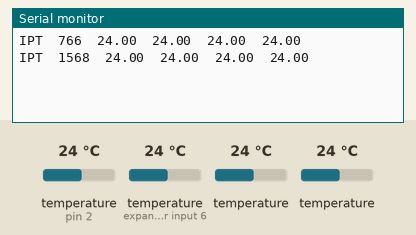
This sketch was run on a simulated Arduino Nano, built with avr-gcc and run on an emulated ATmega328P. On the bench: the last lines printed to the serial monitor. The test bench sets the inputs (shaded band); at power-on: temperature (sensors on pin 2, expander input 6) 24 °C, temperature 24 °C.

Above: at 2.3 s.
2.4 s: temperature (sensor on pin 2) set to 12 °C
At 3.0 s:
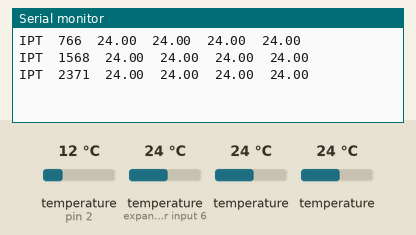
3.9 s: temperature (sensor on expander input 6) set to 12 °C
At 4.6 s:
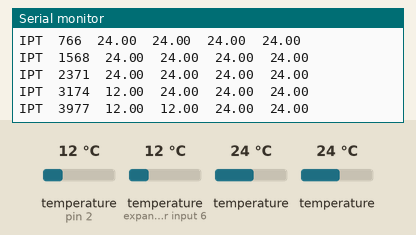
5.4 s: temperature (sensor 202) set to 12 °C
At 6.2 s:
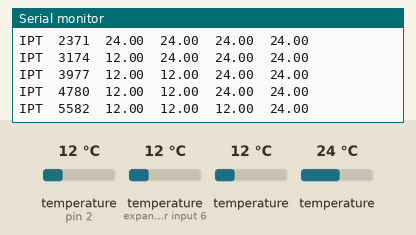
6.9 s: temperature (sensor 302) set to 12 °C
At 7.8 s:
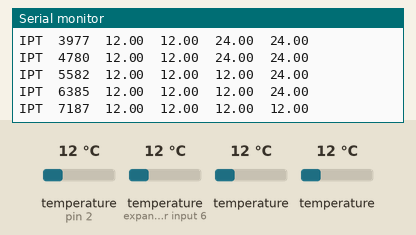
8.4 s: temperature (sensor on pin 2) set to 19 °C
At 9.4 s:
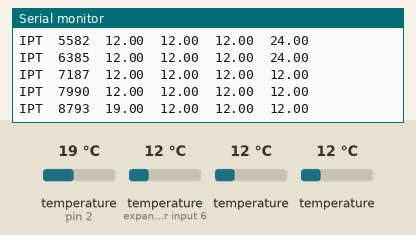
9.9 s: temperature (sensor on expander input 6) set to 19 °C
At 10.9 s:
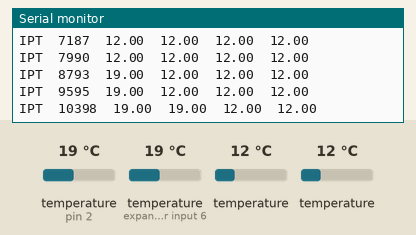
Timing chart, 0 to 12.4 s (numbered marks = the images above; inputs shaded):
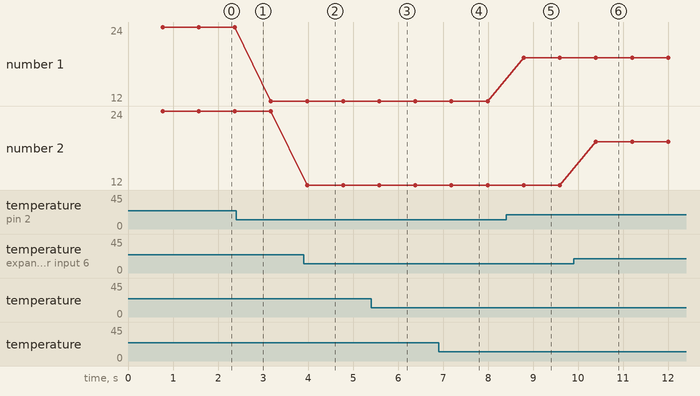

Measured:
- after the input at 3.9 s, the serial monitor: prints a new line after 0.08 s (image 2)
- after the input at 5.4 s, the serial monitor: prints a new line after 0.18 s (image 3)
- after the input at 6.9 s, the serial monitor: prints a new line after 0.29 s (image 4)
- after the input at 8.4 s, the serial monitor: prints a new line after 0.39 s (image 5)
- after the input at 9.9 s, the serial monitor: prints a new line after 0.50 s (image 6)
- plotted number 1: 24 → 12 after the input at 2.4 s, 12 → 19 after the input at 8.4 s

The sketch:

ds18b20-mult.ino
```cpp
// Get 1-wire Library here: http://www.pjrc.com/teensy/td_libs_OneWire.html
#include <OneWire.h>

//Get DallasTemperature Library here:  http://milesburton.com/Main_Page?title=Dallas_Temperature_Control_Library
#include <DallasTemperature.h>

/*-----( Declare Constants and Pin Numbers )-----*/
#define ONE_WIRE_BUS_PIN 2

/*-----( Declare objects )-----*/
// Setup a oneWire instance to communicate with any OneWire devices
OneWire oneWire(ONE_WIRE_BUS_PIN);

// Pass our oneWire reference to Dallas Temperature.
DallasTemperature sensors(&oneWire);

/*-----( Declare Variables )-----*/
// Assign the addresses of your 1-Wire temp sensors.
// See the tutorial on how to obtain these addresses:
// http://www.hacktronics.com/Tutorials/arduino-1-wire-address-finder.html

uint8_t Probe01[] = { 0x28, 0xFF, 0x5A, 0xB6, 0x82, 0x15, 0x02, 0x7A };
uint8_t Probe02[] = { 0x28, 0xFF, 0x8E, 0xDE, 0x82, 0x15, 0x02, 0xB7 };
uint8_t Probe03[] = { 0x28, 0xFF, 0xC1, 0xF8, 0x82, 0x15, 0x02, 0x48 };
uint8_t Probe04[] = { 0x28, 0xFF, 0x7E, 0x0A, 0x82, 0x15, 0x03, 0x40 };
//uint8_t Probe05[] = { 0x28, 0xFF, 0xAF, 0xF3, 0x82, 0x15, 0x02, 0x6F };


#define NDEVS 4
uint8_t *addrs[NDEVS];


void setup()   /****** SETUP: RUNS ONCE ******/
{
  addrs[0] = Probe01;
  addrs[1] = Probe02;
  addrs[2] = Probe03;
  addrs[3] = Probe04;
  //addrs[4] = Probe05;

  // start serial port to show results
  Serial.begin(9600);

  // Initialize the Temperature measurement library
  sensors.begin();

  // set the resolution to 12 bit (Can be 9 to 12 bits .. lower is faster)
  for (int i = 0; i < NDEVS; ++i){
    sensors.setResolution(addrs[i], 12);
  }

}//--(end setup )---


void loop()   /****** LOOP: RUNS CONSTANTLY ******/
{
  //delay(200);

  // Command all devices on bus to read temperature
  sensors.requestTemperatures();

  Serial.print("IPT\t");
  Serial.print(millis());
  for (int i = 0; i < NDEVS; ++i){
    Serial.print("\t");
    Serial.print(sensors.getTempC(addrs[i]));

  }
  Serial.println();

}//--(end main loop )---
```
